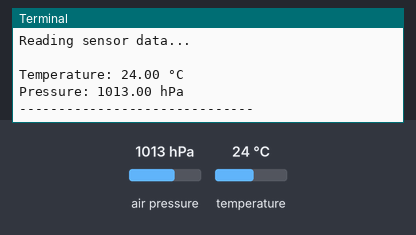
Bench run of a program on a simulated Raspberry Pi (BCM pin numbers). Shown: the last lines printed to the terminal. The inputs (shaded band) are chosen by the test bench; at power-on: air pressure 1013 hPa, temperature 24 °C.

Above: at 1.2 s.
1.3 s: air pressure set to 952 hPa
At 2.6 s:
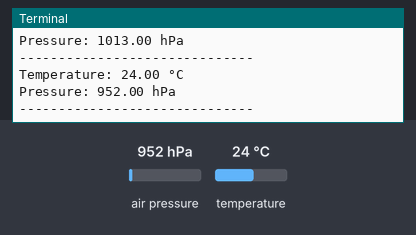
2.8 s: temperature set to 12 °C
At 4.2 s:
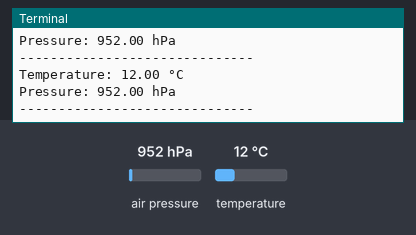
4.3 s: air pressure set to 975 hPa
At 6.4 s:
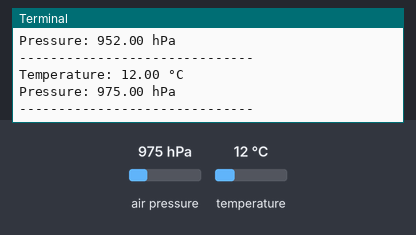
Timing chart, 0 to 7.9 s (numbered marks = the images above; inputs shaded):
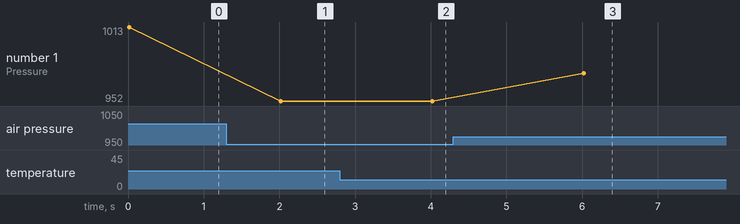

Measured:
- after the input at 1.3 s, the terminal: prints a new line after 0.72 s (image 1)
- after the input at 2.8 s, the terminal: prints a new line after 1.2 s (image 2)
- after the input at 4.3 s, the terminal: prints a new line after 1.7 s (image 3)
- plotted number 1: 1013 → 952 after the input at 1.3 s, 952 → 975 after the input at 4.3 s

The program:

08-bmp280-i2c-lowlevel.py
```python
from smbus2 import SMBus
import time

# I2C address of BMP280 (usually 0x76 or 0x77)
BMP280_I2C_ADDR = 0x76

# BMP280 Register addresses
REG_ID = 0xD0
REG_RESET = 0xE0
REG_CTRL_MEAS = 0xF4
REG_CONFIG = 0xF5
REG_PRESSURE_DATA = 0xF7
REG_TEMP_DATA = 0xFA
REG_CALIB_START = 0x88

# Oversampling settings
OSRS_T = 1  # Temperature oversampling x1
OSRS_P = 1  # Pressure oversampling x1
MODE = 3    # Normal mode

ctrl_meas = (OSRS_T << 5) | (OSRS_P << 2) | MODE

def read_unsigned_short(bus, addr):
    lsb = bus.read_byte_data(BMP280_I2C_ADDR, addr)
    msb = bus.read_byte_data(BMP280_I2C_ADDR, addr + 1)
    return (msb << 8) + lsb

def read_signed_short(bus, addr):
    result = read_unsigned_short(bus, addr)
    if result > 32767:
        result -= 65536
    return result

def read_calibration_params(bus):
    calib = {}
    calib['dig_T1'] = read_unsigned_short(bus, 0x88)
    calib['dig_T2'] = read_signed_short(bus, 0x8A)
    calib['dig_T3'] = read_signed_short(bus, 0x8C)
    calib['dig_P1'] = read_unsigned_short(bus, 0x8E)
    calib['dig_P2'] = read_signed_short(bus, 0x90)
    calib['dig_P3'] = read_signed_short(bus, 0x92)
    calib['dig_P4'] = read_signed_short(bus, 0x94)
    calib['dig_P5'] = read_signed_short(bus, 0x96)
    calib['dig_P6'] = read_signed_short(bus, 0x98)
    calib['dig_P7'] = read_signed_short(bus, 0x9A)
    calib['dig_P8'] = read_signed_short(bus, 0x9C)
    calib['dig_P9'] = read_signed_short(bus, 0x9E)
    return calib

def compensate_temp(adc_T, calib):
    var1 = (((adc_T >> 3) - (calib['dig_T1'] << 1)) * calib['dig_T2']) >> 11
    var2 = (((((adc_T >> 4) - calib['dig_T1']) * ((adc_T >> 4) - calib['dig_T1'])) >> 12) * calib['dig_T3']) >> 14
    t_fine = var1 + var2
    temp = (t_fine * 5 + 128) >> 8
    return temp / 100.0, t_fine

def compensate_pressure(adc_P, calib, t_fine):
    var1 = t_fine - 128000
    var2 = var1 * var1 * calib['dig_P6']
    var2 += (var1 * calib['dig_P5']) << 17
    var2 += calib['dig_P4'] << 35
    var1 = ((var1 * var1 * calib['dig_P3']) >> 8) + ((var1 * calib['dig_P2']) << 12)
    var1 = (((1 << 47) + var1) * calib['dig_P1']) >> 33
    if var1 == 0:
        return 0
    p = 1048576 - adc_P
    p = ((p << 31) - var2) * 3125 // var1
    var1 = (calib['dig_P9'] * (p >> 13) * (p >> 13)) >> 25
    var2 = (calib['dig_P8'] * p) >> 19
    pressure = ((p + var1 + var2) >> 8) + (calib['dig_P7'] << 4)
    return pressure / 25600.0

# Main loop
with SMBus(1) as bus:
    chip_id = bus.read_byte_data(BMP280_I2C_ADDR, REG_ID)
    print(f"BMP280 Chip ID: 0x{chip_id:X}")

    # Set control measurement register
    bus.write_byte_data(BMP280_I2C_ADDR, REG_CTRL_MEAS, ctrl_meas)

    # Read calibration data
    calib = read_calibration_params(bus)

    print("Reading sensor data...\n")
    while True:
        # Read raw temperature
        raw_temp = bus.read_i2c_block_data(BMP280_I2C_ADDR, REG_TEMP_DATA, 3)
        adc_T = (raw_temp[0] << 12) | (raw_temp[1] << 4) | (raw_temp[2] >> 4)

        # Read raw pressure
        raw_press = bus.read_i2c_block_data(BMP280_I2C_ADDR, REG_PRESSURE_DATA, 3)
        adc_P = (raw_press[0] << 12) | (raw_press[1] << 4) | (raw_press[2] >> 4)

        # Compensate temperature
        temp, t_fine = compensate_temp(adc_T, calib)

        # Compensate pressure
        pressure = compensate_pressure(adc_P, calib, t_fine)

        print(f"Temperature: {temp:.2f} °C")
        print(f"Pressure: {pressure:.2f} hPa")
        print("-" * 30)

        time.sleep(2)
```
